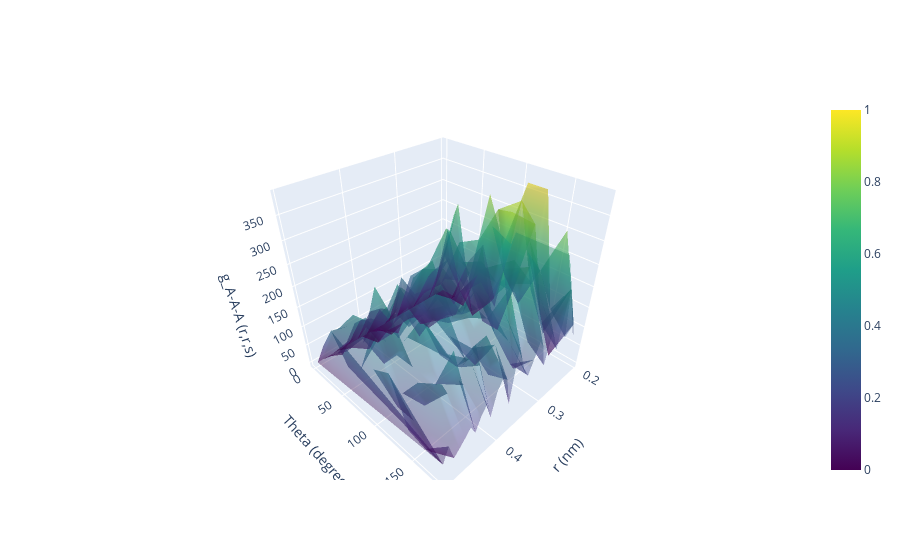
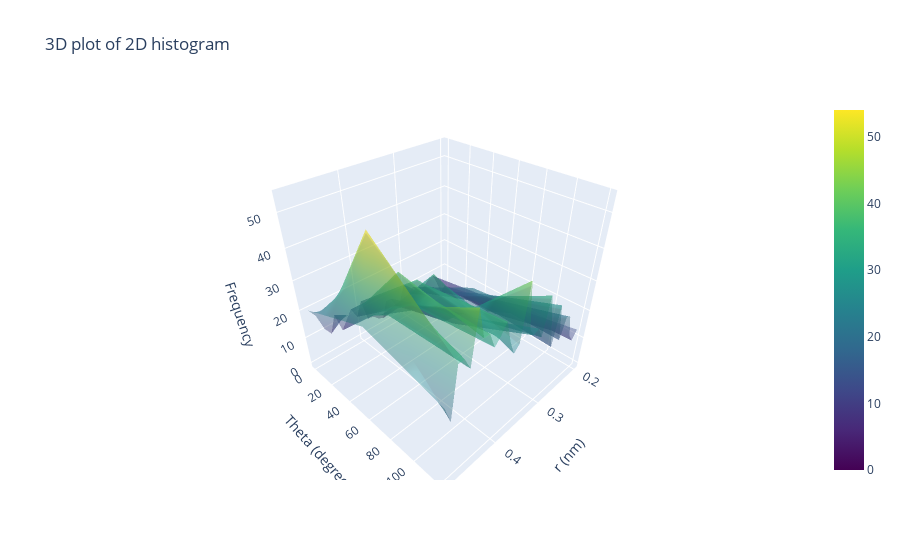

Source (notebook cell) for these figures, in order:
### Markdown cell above
# Example 4:
Angle screening (theta)
Triplet correlation function of a triple of same atom type "A" with selection string "name A" 
g(r,r,r), 
Plot=True, while provide a binned plot of the correlation function

First plot is a 1D histogram of each angle in the angle screen array  plotted on 3D plot.

Second plot is a mesh uniting all the 1D histograms in figure 1

Third plot is a histogram of all the angles (2D histogram)

### Code cell
plots_ = Angle_Screening("Trajectory_variable",
                        atom_name_1 = "name A",
                        atom_name_2 =None, 
                        angle_range = [0, 180], 
                        angle_step = 20, 
                        stride = 1000, 
                        plot_individual= False,
                        demo_flag = True)

### Figure 1 — Plotly figure (JSON) as saved in the notebook; plotly's stock layout.template omitted (floating-point values rounded to 4 significant figures; data arrays with more than 128 entries replaced by an {"elided": "..."} marker saying what was removed)
{"data": [{"colorscale": [[0, "#440154"], [0.1111, "#482878"], [0.2222, "#3e4989"], [0.3333, "#31688e"], [0.4444, "#26828e"], [0.5556, "#1f9e89"], [0.6667, "#35b779"], [0.7778, "#6ece58"], [0.8889, "#b5de2b"], [1, "#fde725"]], "intensity": {"elided": "300 float values"}, "opacity": 0.4, "type": "mesh3d", "x": {"elided": "300 float values"}, "y": {"elided": "300 int values"}, "z": {"elided": "300 float values"}}], "layout": {"scene": {"xaxis": {"title": {"text": "r (nm)"}}, "yaxis": {"title": {"text": "Theta (degrees)"}}, "zaxis": {"title": {"text": "g_A-A-A (r,r,s)"}}}}}

### Figure 2 — Plotly figure (JSON) as saved in the notebook; plotly's stock layout.template omitted (floating-point values rounded to 4 significant figures)
{"data": [{"colorscale": [[0, "#440154"], [0.1111, "#482878"], [0.2222, "#3e4989"], [0.3333, "#31688e"], [0.4444, "#26828e"], [0.5556, "#1f9e89"], [0.6667, "#35b779"], [0.7778, "#6ece58"], [0.8889, "#b5de2b"], [1, "#fde725"]], "opacity": 0.4, "type": "surface", "x": [[0.2, 0.2103, 0.2207, 0.231, 0.2414, 0.2517, 0.2621, 0.2724, 0.2828, 0.2931, 0.3034, 0.3138, 0.3241, 0.3345, 0.3448, 0.3552, 0.3655, 0.3759, 0.3862, 0.3966, 0.4069, 0.4172, 0.4276, 0.4379, 0.4483, 0.4586, 0.469, 0.4793, 0.4897], [0.2, 0.2103, 0.2207, 0.231, 0.2414, 0.2517, 0.2621, 0.2724, 0.2828, 0.2931, 0.3034, 0.3138, 0.3241, 0.3345, 0.3448, 0.3552, 0.3655, 0.3759, 0.3862, 0.3966, 0.4069, 0.4172, 0.4276, 0.4379, 0.4483, 0.4586, 0.469, 0.4793, 0.4897], [0.2, 0.2103, 0.2207, 0.231, 0.2414, 0.2517, 0.2621, 0.2724, 0.2828, 0.2931, 0.3034, 0.3138, 0.3241, 0.3345, 0.3448, 0.3552, 0.3655, 0.3759, 0.3862, 0.3966, 0.4069, 0.4172, 0.4276, 0.4379, 0.4483, 0.4586, 0.469, 0.4793, 0.4897]], "y": [[0, 0, 0, 0, 0, 0, 0, 0, 0, 0, 0, 0, 0, 0, 0, 0, 0, 0, 0, 0, 0, 0, 0, 0, 0, 0, 0, 0, 0], [60, 60, 60, 60, 60, 60, 60, 60, 60, 60, 60, 60, 60, 60, 60, 60, 60, 60, 60, 60, 60, 60, 60, 60, 60, 60, 60, 60, 60], [120, 120, 120, 120, 120, 120, 120, 120, 120, 120, 120, 120, 120, 120, 120, 120, 120, 120, 120, 120, 120, 120, 120, 120, 120, 120, 120, 120, 120]], "z": [[2, 0, 5, 9, 9, 7, 6, 6, 9, 7, 12, 6, 5, 9, 9, 3, 4, 6, 6, 14, 9, 13, 10, 7, 14, 8, 11, 17, 20], [8, 9, 6, 13, 9, 15, 18, 16, 22, 20, 14, 15, 13, 19, 16, 31, 34, 24, 33, 35, 28, 36, 40, 31, 29, 43, 54, 44, 30], [13, 10, 13, 21, 22, 15, 28, 15, 25, 34, 22, 26, 25, 28, 43, 26, 24, 29, 36, 33, 31, 36, 36, 45, 30, 34, 34, 18, 24]]}], "layout": {"scene": {"xaxis": {"title": {"text": "r (nm)"}}, "yaxis": {"title": {"text": " Theta (degrees)"}}, "zaxis": {"title": {"text": "Frequency"}}}, "title": {"text": "3D plot of 2D histogram"}}}
